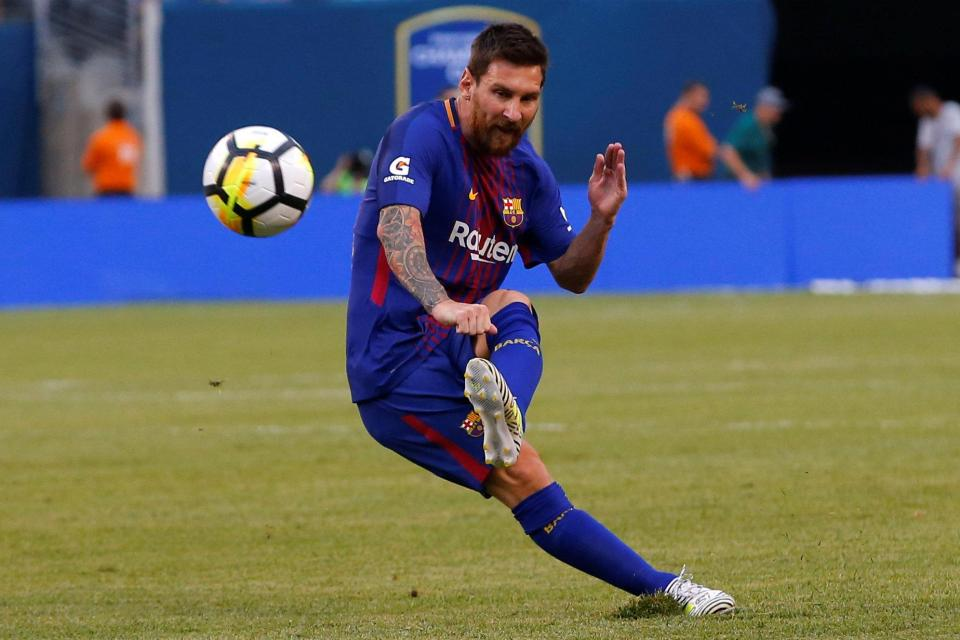
#> input picture Week2_Image_Processing/Image_Processing/messi5.jpg, 960 x 640 px
$ jupyter execute tutorial.ipynb
#> lines starting #> are read from the running program, lines starting #| are printed output that depends on the picture
[cell 1]
import numpy as np
import cv2
from matplotlib import pyplot as plt

[cell 2]
# Load an color image in grayscale
img = cv2.imread('messi5.jpg', 0)
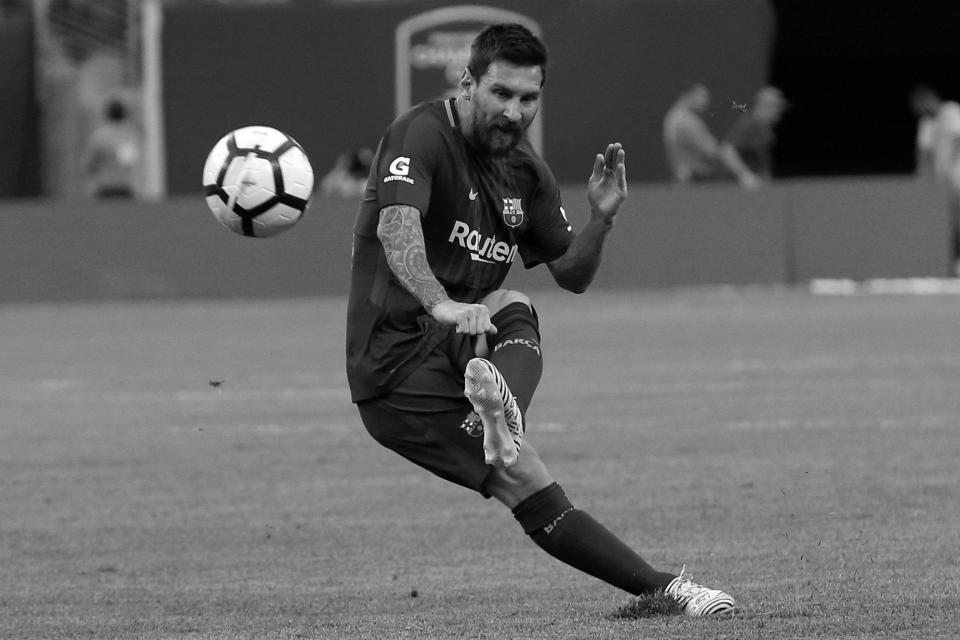
#> img: shape (640, 960); min 0, max 255, mean 99.6
plt.imshow(img, cmap = 'gray', interpolation = 'bicubic')
plt.xticks([]), plt.yticks([])
plt.show()
